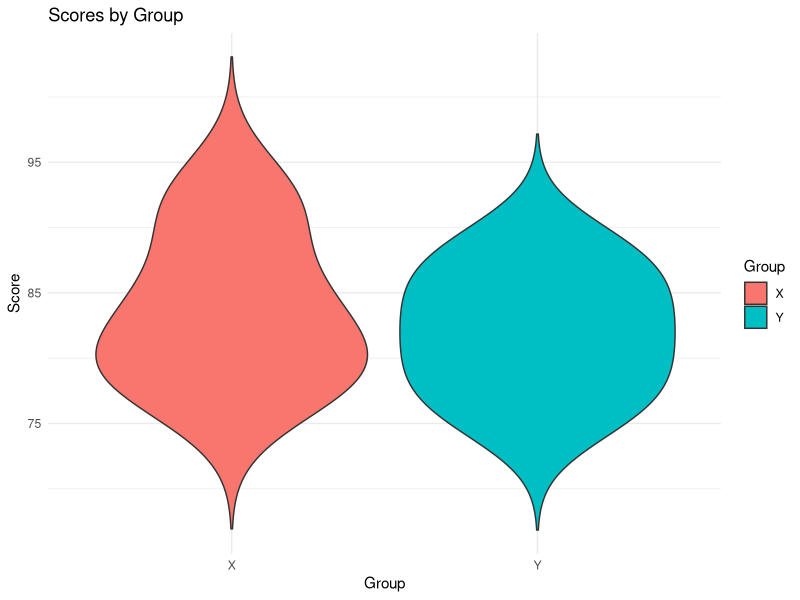

Recreate this plot in R.
library(ggplot2)

# Create a data frame
scores_group_data <- data.frame(
  Group = c("X", "X", "X", "X", "Y", "Y", "Y", "Y"),
  Score = c(80, 85, 78, 92, 88, 76, 80, 84)
)

# Violin plot
ggplot(scores_group_data, aes(x = Group, y = Score, fill = Group)) +
  geom_violin(trim = FALSE) +
  labs(
    title = "Scores by Group",
    x = "Group",
    y = "Score"
  ) +
  theme_minimal()

